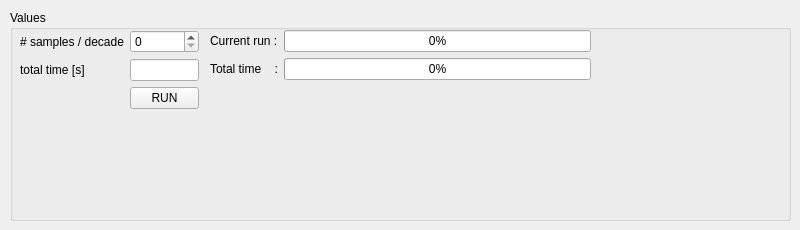
    <widget class="QWidget" name="bias">
     <attribute name="title">
      <string>BIAS</string>
     </attribute>
     <widget class="QGroupBox" name="groupBox_5">
      <property name="geometry">
       <rect>
        <x>10</x>
        <y>10</y>
        <width>781</width>
        <height>211</height>
       </rect>
      </property>
      <property name="title">
       <string>Values</string>
      </property>
      <widget class="QWidget" name="formLayoutWidget_2">
       <property name="geometry">
        <rect>
         <x>10</x>
         <y>20</y>
         <width>179</width>
         <height>101</height>
        </rect>
       </property>
       <layout class="QFormLayout" name="formLayout_2">
        <item row="0" column="0">
         <widget class="QLabel" name="label_5">
          <property name="text">
           <string># samples / decade</string>
          </property>
         </widget>
        </item>
        <item row="0" column="1">
         <widget class="QSpinBox" name="samplesPerDecade"/>
        </item>
        <item row="1" column="0">
         <widget class="QLabel" name="label_6">
          <property name="text">
           <string>total time [s]</string>
          </property>
         </widget>
        </item>
        <item row="1" column="1">
         <widget class="QLineEdit" name="totalTime"/>
        </item>
        <item row="2" column="1">
         <layout class="QVBoxLayout" name="verticalLayout_3">
          <item>
           <widget class="QPushButton" name="actionBiasRun">
            <property name="text">
             <string>RUN</string>
            </property>
           </widget>
          </item>
         </layout>
        </item>
       </layout>
      </widget>
      <widget class="QWidget" name="formLayoutWidget_8">
       <property name="geometry">
        <rect>
         <x>200</x>
         <y>20</y>
         <width>381</width>
         <height>101</height>
        </rect>
       </property>
       <layout class="QFormLayout" name="formLayout_8">
        <property name="fieldGrowthPolicy">
         <enum>QFormLayout::AllNonFixedFieldsGrow</enum>
        </property>
        <item row="0" column="0">
         <widget class="QLabel" name="label_19">
          <property name="text">
           <string>Current run :</string>
          </property>
         </widget>
        </item>
        <item row="0" column="1">
         <widget class="QProgressBar" name="currentrun_progress">
          <property name="value">
           <number>0</number>
          </property>
         </widget>
        </item>
        <item row="1" column="0">
         <widget class="QLabel" name="label_22">
          <property name="text">
           <string>Total time    :</string>
          </property>
         </widget>
        </item>
        <item row="1" column="1">
         <widget class="QProgressBar" name="totaltime_run">
          <property name="value">
           <number>0</number>
          </property>
         </widget>
        </item>
       </layout>
      </widget>
     </widget>
    </widget>
